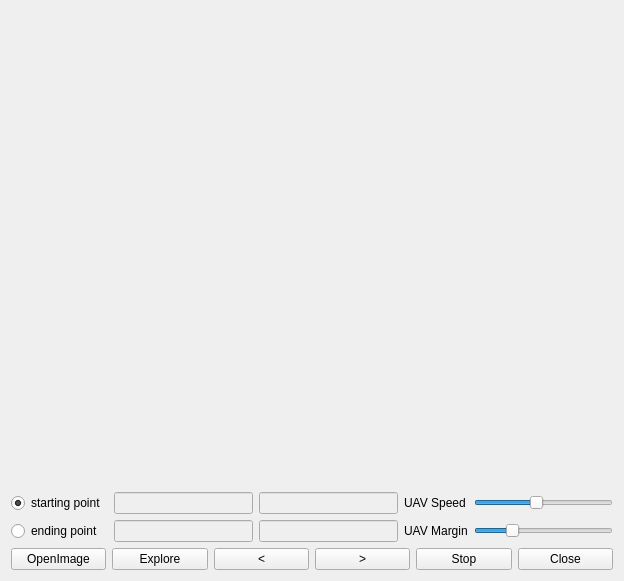
<?xml version="1.0" encoding="UTF-8"?>
<ui version="4.0">
 <class>Dashboard</class>
 <widget class="QWidget" name="Dashboard">
  <property name="geometry">
   <rect>
    <x>0</x>
    <y>0</y>
    <width>624</width>
    <height>581</height>
   </rect>
  </property>
  <property name="windowTitle">
   <string>Form</string>
  </property>
  <layout class="QVBoxLayout" name="verticalLayout_2">
   <item>
    <layout class="QVBoxLayout" name="verticalLayout" stretch="2,0,0">
     <item>
      <layout class="QHBoxLayout" name="layout_image"/>
     </item>
     <item>
      <layout class="QGridLayout" name="gridLayout">
       <item row="1" column="3">
        <widget class="QLabel" name="label">
         <property name="text">
          <string>UAV Speed</string>
         </property>
        </widget>
       </item>
       <item row="1" column="1">
        <widget class="QLineEdit" name="le_startX">
         <property name="enabled">
          <bool>false</bool>
         </property>
        </widget>
       </item>
       <item row="1" column="2">
        <widget class="QLineEdit" name="le_startY">
         <property name="enabled">
          <bool>false</bool>
         </property>
        </widget>
       </item>
       <item row="1" column="4">
        <widget class="QSlider" name="hs_uavspeed">
         <property name="minimum">
          <number>10</number>
         </property>
         <property name="maximum">
          <number>100</number>
         </property>
         <property name="singleStep">
          <number>10</number>
         </property>
         <property name="value">
          <number>50</number>
         </property>
         <property name="orientation">
          <enum>Qt::Horizontal</enum>
         </property>
        </widget>
       </item>
       <item row="1" column="0">
        <widget class="QRadioButton" name="rb_startpoint">
         <property name="text">
          <string>starting point</string>
         </property>
         <property name="checked">
          <bool>true</bool>
         </property>
        </widget>
       </item>
       <item row="2" column="0">
        <widget class="QRadioButton" name="rb_endpoint">
         <property name="text">
          <string>ending point  </string>
         </property>
        </widget>
       </item>
       <item row="2" column="1">
        <widget class="QLineEdit" name="le_endX">
         <property name="enabled">
          <bool>false</bool>
         </property>
        </widget>
       </item>
       <item row="2" column="2">
        <widget class="QLineEdit" name="le_endY">
         <property name="enabled">
          <bool>false</bool>
         </property>
        </widget>
       </item>
       <item row="2" column="3">
        <widget class="QLabel" name="label_2">
         <property name="text">
          <string>UAV Margin</string>
         </property>
        </widget>
       </item>
       <item row="2" column="4">
        <widget class="QSlider" name="hs_uavmargin">
         <property name="minimum">
          <number>0</number>
         </property>
         <property name="maximum">
          <number>20</number>
         </property>
         <property name="singleStep">
          <number>5</number>
         </property>
         <property name="pageStep">
          <number>5</number>
         </property>
         <property name="value">
          <number>5</number>
         </property>
         <property name="orientation">
          <enum>Qt::Horizontal</enum>
         </property>
        </widget>
       </item>
      </layout>
     </item>
     <item>
      <layout class="QHBoxLayout" name="horizontalLayout_4">
       <item>
        <widget class="QPushButton" name="pb_openimage">
         <property name="text">
          <string>OpenImage</string>
         </property>
        </widget>
       </item>
       <item>
        <widget class="QPushButton" name="pb_explore">
         <property name="text">
          <string>Explore</string>
         </property>
        </widget>
       </item>
       <item>
        <widget class="QPushButton" name="pb_prevframe">
         <property name="text">
          <string>&lt;</string>
         </property>
        </widget>
       </item>
       <item>
        <widget class="QPushButton" name="pb_nextframe">
         <property name="text">
          <string>&gt;</string>
         </property>
        </widget>
       </item>
       <item>
        <widget class="QPushButton" name="pb_stop">
         <property name="text">
          <string>Stop</string>
         </property>
        </widget>
       </item>
       <item>
        <widget class="QPushButton" name="pb_close">
         <property name="text">
          <string>Close</string>
         </property>
        </widget>
       </item>
      </layout>
     </item>
    </layout>
   </item>
  </layout>
 </widget>
 <resources/>
 <connections/>
</ui>
